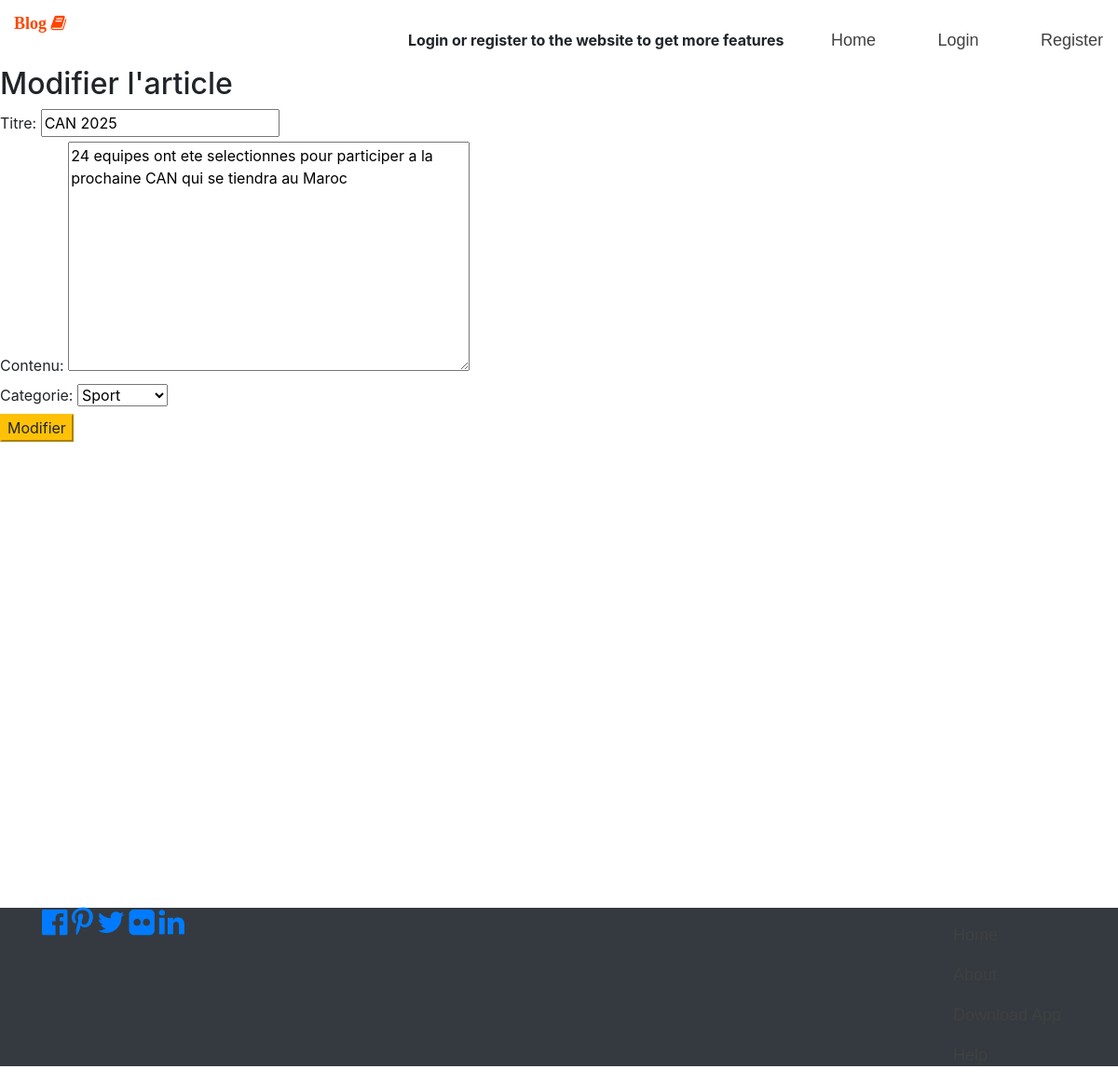
Screenshot of /modify/3/ with the database file from the repository.
### articles/models.py (models this page shows, shortened)
class Article(models.Model):
    titre = models.CharField(max_length=255)
    contenu = models.TextField()
    date_publication = models.DateTimeField(auto_now_add=True)
    categorie = models.ForeignKey('Categorie', on_delete=models.CASCADE)

### articles/views.py (the view)
# urls.py: path('modify/<int:id>/', article_modify, name='article_modify' ),
def article_modify(request, id):
    article = Article.objects.get(id=id)
    if request.method == 'POST':
        form = PostForm(request.POST, instance = article)
        if form.is_valid():
            form.save()
            messages.success(request, 'L\'article a ete modifie avec succes')
            return redirect('liste-articles')
    else:
        form = PostForm(instance = article)
    return render(request, 'modifier_article.html', {'form': form, 'article': article})

### articles/forms.py
class PostForm(forms.ModelForm):
    class Meta:
        model = Article
        fields = ['titre', 'contenu', 'categorie']

### articles/models.py (called while the page is built)
    def __str__(self):
        return self.nom

### articles/templates/modifier_article.html (shortened to what this page needs)
{% extends 'base.html'%}
{% block content %}
    <h2>Modifier l'article</h2>
    <form method ="post">
        {{form}}
        <button type ="submit" class ="btn-warning">Modifier</button>
    </form>
{% endblock content %}

### articles/templates/base.html (style rules this page uses)
body { margin: 0; }

### rows the page displays
Article: titre "CAN 2025", contenu "24 equipes ont ete selectionnes pour participer a la prochaine CAN qui se tiendra au Maroc", categorie "Sport"
